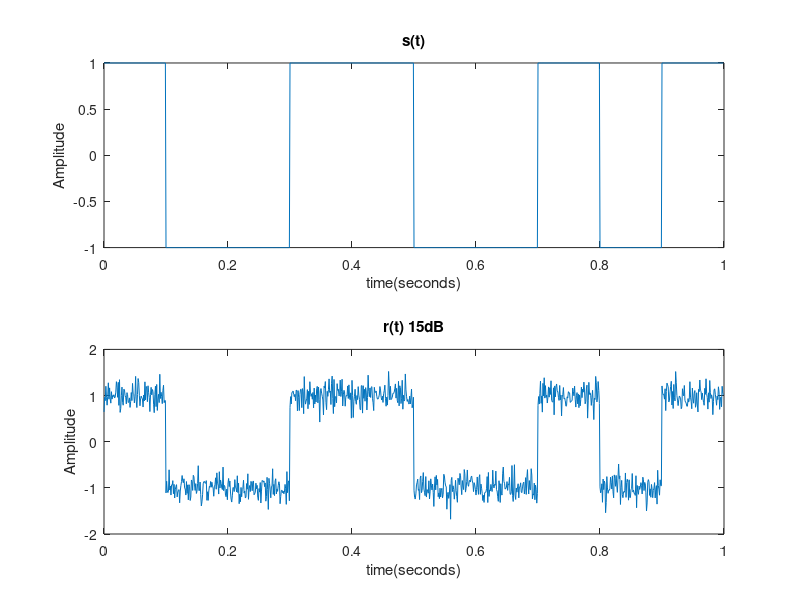
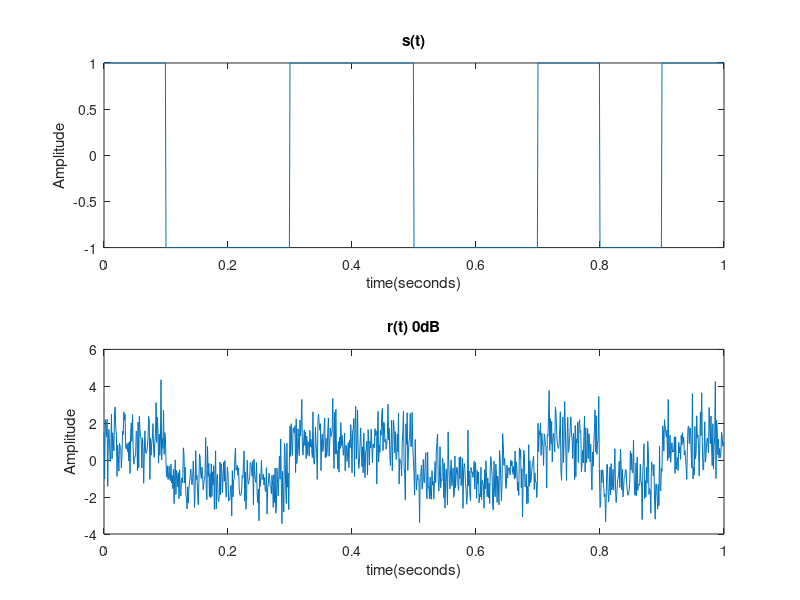
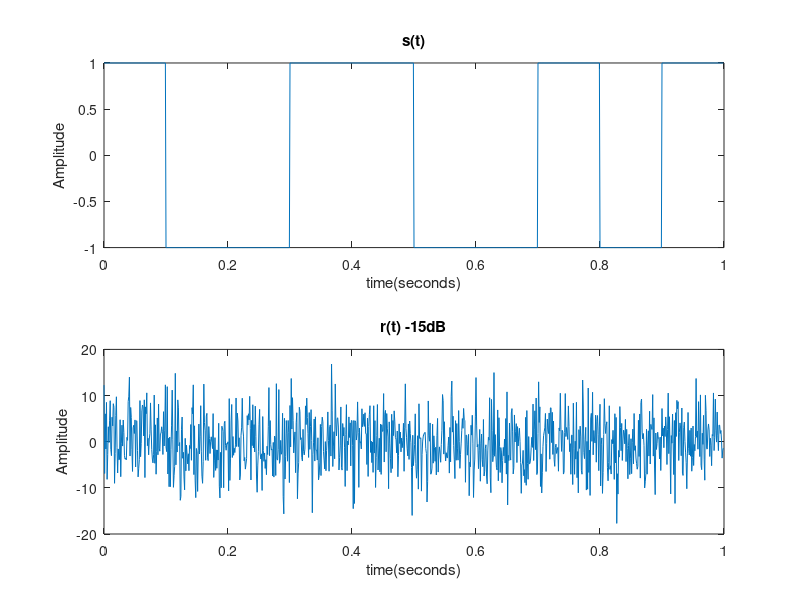
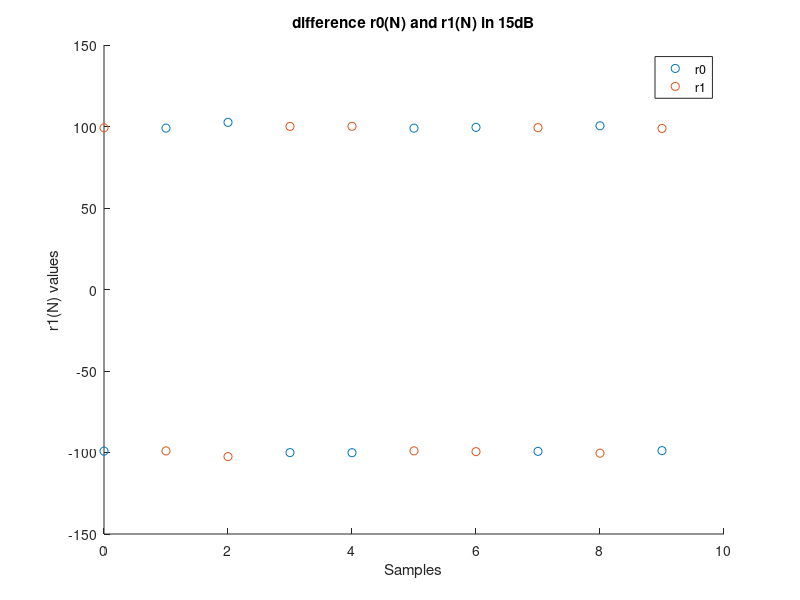

These charts were generated, in order, by the following MATLAB code:
close all;
clear;
clc;
N=[1 0 0 1 1 0 0 1 0 1];
Fs=1000;
t=0:1/Fs:1-1/Fs;
tb=0:1/Fs:1/length(N)-(1/Fs);
Ts=1/Fs;
s0(1:length(tb))=-1;
s1(1:length(tb))=1;
%% 3.1.d
s=[];
for i=1:length(N)
    if (N(i)==0)
        s=[s s0];
    else
        s=[s s1];
    end
end
%%3.2.b
r15db=awgn(s,15,'measured');
%% 3.3.c
Tb=1/length(N);
Wb=Tb/Ts;
for k=1:length(N)
    tempsum0=0;
    for n=(k-1)*Wb+1:k*Wb
        tempsum0 = tempsum0 + sum(r15db(n).*s0(n-(k-1)*Wb));
    end
    r0(k)=tempsum0;
end
for k=1:length(N)
    tempsum1=0;
    for n=(k-1)*Wb+1:k*Wb
        tempsum1 = tempsum1 + sum(r15db(n).*s1(n-(k-1)*Wb));
    end
    r1(k)=tempsum1;
end
%% 3.4.a
pe=[];
pemean=[];

% pe=[];
% j=0;
% for i=-15:15
%     rtemp=0;
% 
%     for k=1:100
%         r_temp=awgn(s,i,'measured');
%         pemean = mean(s(1+100*j:100*(j+1))-r_temp(1+100*j:100*(j+1)));
%     end
%     pe=[pe pemean];,
%     j=j+1;
% end
%     %pe=[pe ((s-awgn(s,i,'measured')))];
%     %pemean=mean(pe)
%% 3.4.b
pe1=[];
for i=-15:15
    pe1 =[pe1 qfunc(sqrt(2*(10^(i/10))))];
end


%% 3.5.a 

%% 3.2.b1
r0db=awgn(s,0,'measured');
%% 3.3.c1
Tb=1/length(N);
Wb=Tb/Ts;
for k=1:length(N)
    tempsum0=0;
    for n=(k-1)*Wb+1:k*Wb
        tempsum0 = tempsum0 + sum(r0db(n).*s0(n-(k-1)*Wb));
    end
    r01(k)=tempsum0;
end
for k=1:length(N)
    tempsum1=0;
    for n=(k-1)*Wb+1:k*Wb
        tempsum1 = tempsum1 + sum(r0db(n).*s1(n-(k-1)*Wb));
    end
    r11(k)=tempsum1;
end

%% 3.2.b2
rn15db=awgn(s,-15,'measured');
%% 3.3.c2
Tb=1/length(N);
Wb=Tb/Ts;
for k=1:length(N)
    tempsum0=0;
    for n=(k-1)*Wb+1:k*Wb
        tempsum0 = tempsum0 + sum(rn15db(n).*s0(n-(k-1)*Wb));
    end
    r02(k)=tempsum0;
end
for k=1:length(N)
    tempsum1=0;
    for n=(k-1)*Wb+1:k*Wb
        tempsum1 = tempsum1 + sum(rn15db(n).*s1(n-(k-1)*Wb));
    end
    r12(k)=tempsum1;
end
%% 3.5.b
figure;
subplot(211);
plot(t,s);
xlabel('time(seconds)');
ylabel('Amplitude');
title('s(t)');
subplot(212);
plot(t,r15db);
xlabel('time(seconds)');
ylabel('Amplitude');
title('r(t) 15dB');

figure;
subplot(211);
plot(t,s);
xlabel('time(seconds)');
ylabel('Amplitude');
title('s(t)');
subplot(212);
plot(t,r0db);
xlabel('time(seconds)');
ylabel('Amplitude');
title('r(t) 0dB');

figure;
subplot(211);
plot(t,s);
xlabel('time(seconds)');
ylabel('Amplitude');
title('s(t)');
subplot(212);
plot(t,rn15db);
xlabel('time(seconds)');
ylabel('Amplitude');
title('r(t) -15dB');
%% 3.5.c
figure;
scatter([0:9],r0);
xlabel('Samples');
ylabel('r0(N) values');
title('difference r0(N) and r1(N) in 15dB');
hold on
scatter([0:9],r1);
xlabel('Samples');
ylabel('r1(N) values');
title('difference r0(N) and r1(N) in 15dB');
legend('r0','r1');
hold off


figure;
scatter([0:9],r01);
xlabel('Samples');
ylabel('r0(N) values');
title('difference r0(N) and r1(N) in 0dB');
hold on
scatter([0:9],r12);
xlabel('Samples');
ylabel('r1(N) values');
title('difference r0(N) and r1(N) in 0dB');
legend('r0','r1');
hold off

figure;
scatter([0:9],r02);
xlabel('Samples');
ylabel('r0(N) values');
title('difference r0(N) and r1(N) in -15dB');
hold on
scatter([0:9],r12);
xlabel('Samples');
ylabel('r1(N) values');
title('difference r0(N) and r1(N) in -15dB');
legend('r0','r1');
hold off
%% 3.5.d
r0a=[];
r1a=[];
for i=-15:15
    r=awgn(s,i,'measured');
    for k=1:length(N)
    tempsum0=0;
        for n=(k-1)*Wb+1:k*Wb
            tempsum0 = tempsum0 + sum(r(n).*s0(n-(k-1)*Wb));
        end
        r0(k)=tempsum0;
    end
    for k=1:length(N)
        tempsum1=0;
        for n=(k-1)*Wb+1:k*Wb
            tempsum1 = tempsum1 + sum(r(n).*s1(n-(k-1)*Wb));
        end
        r1(k)=tempsum1;
    end
    r0a=[r0a r0];
    r1a=[r1a r1];
end
rae=[];
for i=0:length(pe1)-1
    for j=0:length(r1)-1
        if(r0a(1+i*10+j)>r1a(1+i*10+j))
            rae(1+i*10+j)=abs(r0a(1+i*10+j)-100);
        else
            rae(1+i*10+j)=abs(r1a(1+i*10+j)-100);
        end
    end
end
% k=[0:9];
% raemean=mean(rae[1+10*k:10*(k+1)]);
raemean=[];
for i=0:30
    raemean=[raemean (mean(rae(1+10*i:10*(i+1))))/100 ];
end
figure;
semilogy([-15:15],pe1);
xlabel('SNR values');
ylabel('Pe values with dB scale');
title('Change in Pe due to SNR changes(dB)');
hold on;
semilogy([-15:15],raemean);
legend('Q funct','Own algorithm');
hold off;